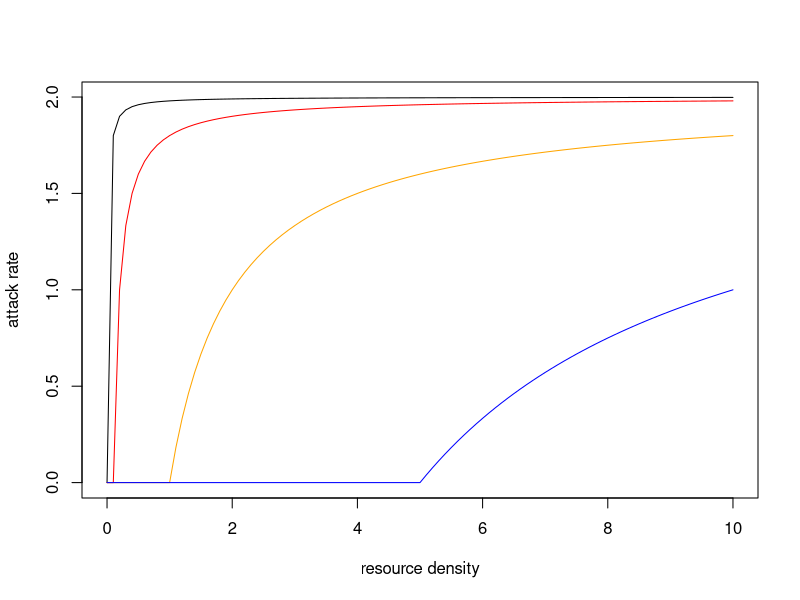
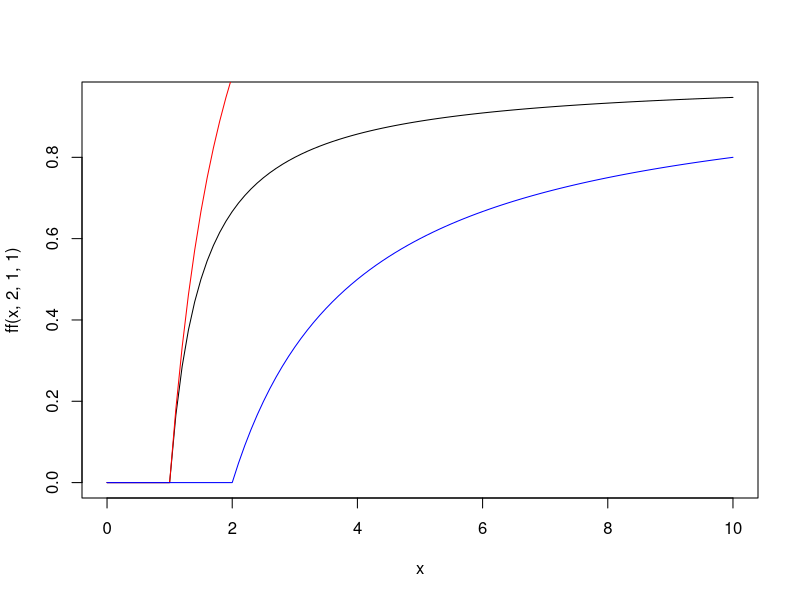
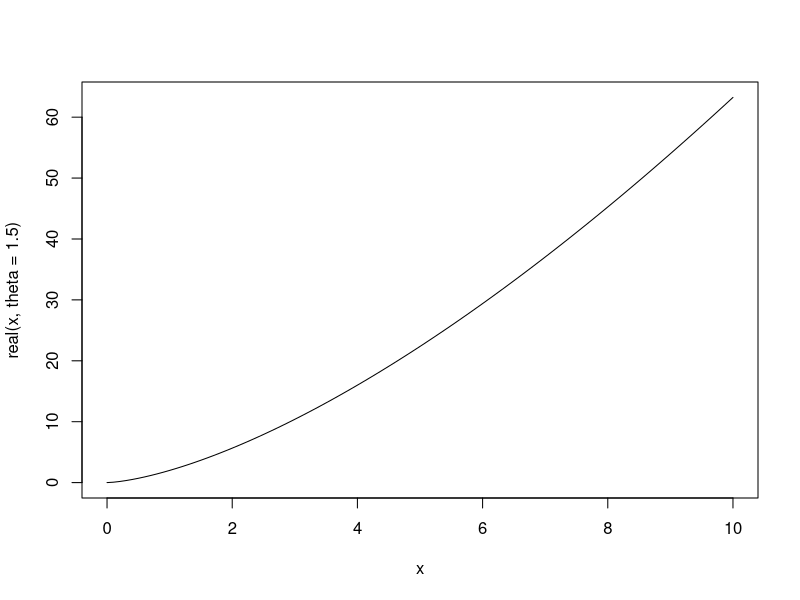
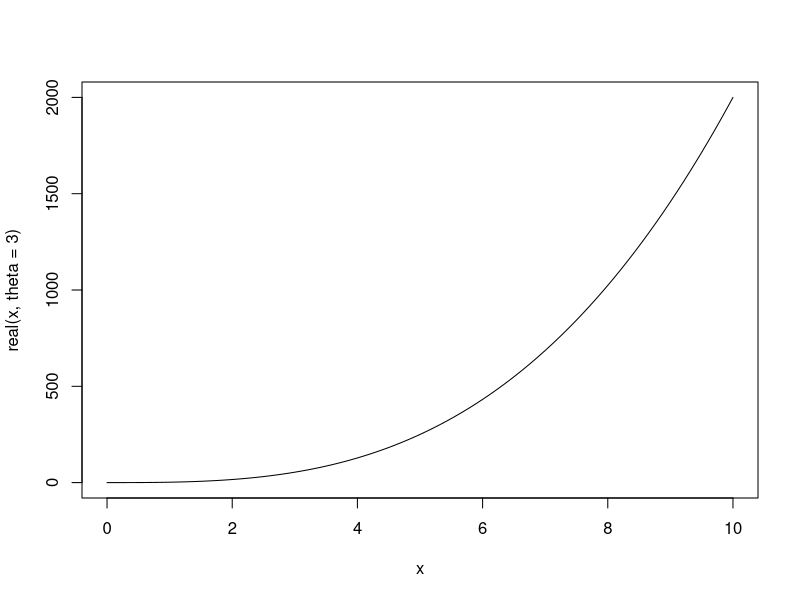
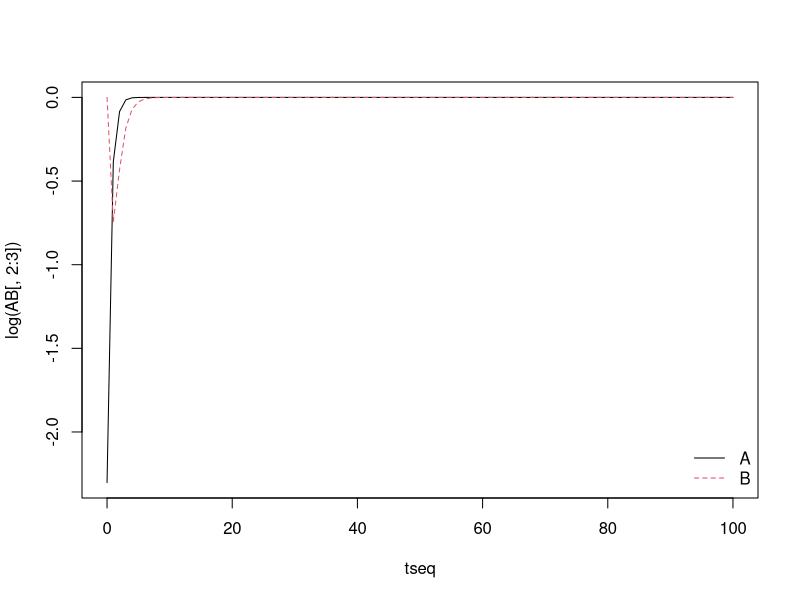
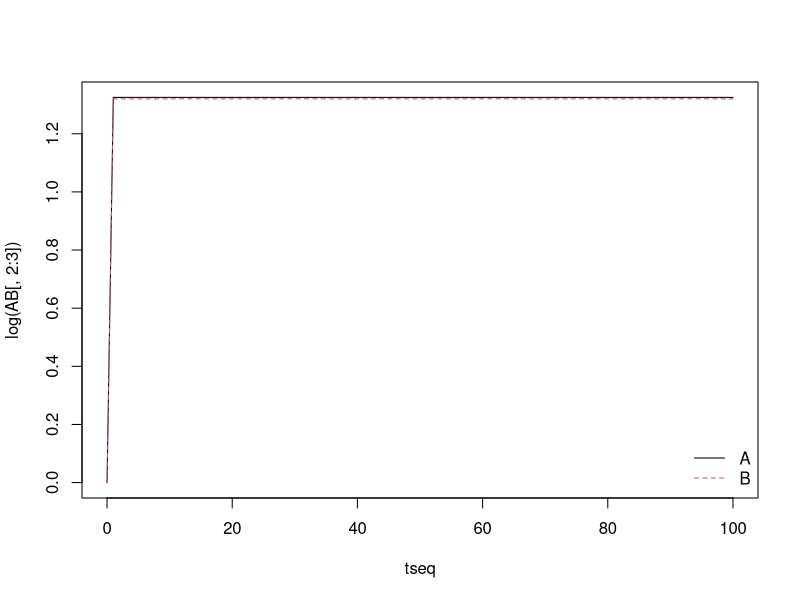
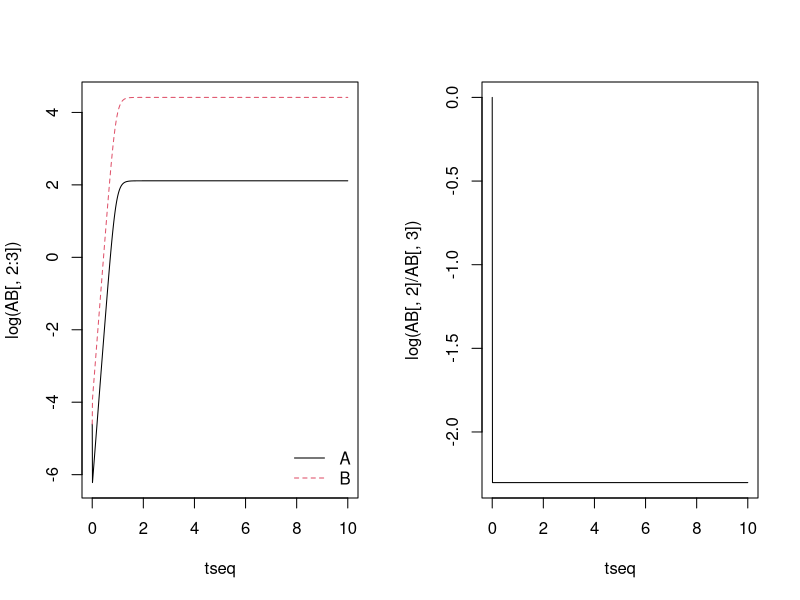
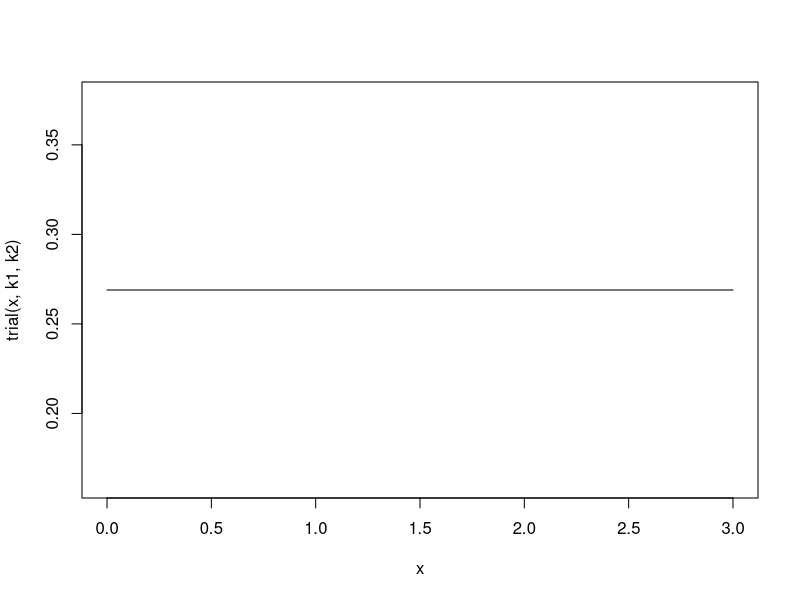

The R source for these figures, in order:
### Effects of refuges on attack rates and functional response ###

# Prey always find refuges ------------------------------------------------

af <- function(x,a,p){
  ifelse(x<=p,0,a*(x-p)/x)
}
curve(af(x,2,0.01),xlim=c(0,10),xlab="resource density",ylab="attack rate")
curve(af(x,2,0.1),xlim=c(0,10),add=T,col="red")
curve(af(x,2,1),xlim=c(0,10),add=T,col="orange")
curve(af(x,2,5),xlim=c(0,10),add=T,col="blue")

# Prey find refuges with probability p ------------------------------------
# (or spend a fraction of their time p in them)

ff <- function(x,a,h,p){
  ifelse(x<=p,0,a*(x-p)/(1+a*h*(x-p)) )
}
curve(ff(x,2,1,1),xlim=c(0,10))
curve(af(x,2,1),add=T,col="red")
curve(af(x,1,2),add=T,col="blue")

# Hill function -----------------------------------------------------------

real <- function(x,a=2,h=2,theta=1.5){
  a*x^theta
}
  # from Real / Hill functional response 
curve(real(x,theta=1.5),xlim=c(0,10))
curve(real(x,theta=3),xlim=c(0,10))

# Turchin models ----------------------------------------------------------

require(deSolve)
tseq <- 0:100
dAB <- function(t,y,parms){
  A <- y[1]
  B <- y[2]
  with(parms, {
    dA <- b*B - a*A
    dB <- a*A - b*B
    list(c(dA=dA,dB=dB))
  })
}
AB <- ode(y=c(2,1),times=tseq,func=dAB,parms=list(a=1,b=2))

dAB <- function(t,y,parms){
  A <- y[1]
  B <- y[2]
  with(parms, {
    dA <- (c*B + r*A)*(1-A/m)
    dB <- s*A - c*B*(1-A/m) - d*B
    list(c(dA=dA,dB=dB))
  })
}

s <- 1
c <- 1
m <- 1
d <- 1
r <- 1
AB <- ode(y=c(0.1,1),times=tseq,func=dAB,parms=list(s=s,c=c,m=m,d=d,r=r))
matplot(tseq,log(AB[,2:3]),type="l")
legend("bottomright",legend=LETTERS[1:2],col=1:2,lty=1:2,bty="n")

# Migration models --------------------------------------------------------

require(deSolve)
tseq <- 0:100

dAB <- function(t,y,parms){
  A <- y[1]
  B <- y[2]
  with(parms, {
    dA <- b*(A+B) - d*(A+B)^2 + m2*B*(1-A/k2) - m1*A*(1-B/k1)
    dB <- b*(A+B) - d*(A+B)^2 + m1*A*(1-B/k1) - m2*B*(1-A/k2) - x*B
    list(c(dA=dA,dB=dB))
  })
}

mypars <- list(
  b = 10,
  d = 1,
  m1 = 1000,
  m2 = 1000,
  k1 = 0.001,
  k2 = 0.001,
  x = 10
)

AB <- ode(y=c(1,1),times=tseq,func=dAB,parms=mypars)
matplot(tseq,log(AB[,2:3]),type="l")
legend("bottomright",legend=LETTERS[1:2],col=1:2,lty=1:2,bty="n")

# Abrams models -----------------------------------------------------------

require(deSolve)
tseq <- seq(0,10,length.out=1000)

dAB <- function(t,y,parms){
  A <- y[1]
  B <- y[2]
  with(parms, {
    dA <- A * (b - (A+B)/k - m1) + m2*B
    dB <- B * (b*0.01 - (A+B)/k - x - m2) + m1*A
    list(c(dA=dA,dB=dB))
  })
}

mypars <- list(
  b = 1000,
  k = 10,
  m1 = 10^8,
  m2 = 10^7,
  x = 100
)

par(mfrow=c(1,2))
AB <- ode(y=c(0.01,0.01),times=tseq,func=dAB,parms=mypars)
matplot(tseq,log(AB[,2:3]),type="l")
legend("bottomright",legend=LETTERS[1:2],col=1:2,lty=1:2,bty="n")
plot(log(AB[,2]/AB[,3])~tseq,type="l")

tail(AB)

# Refuge functions --------------------------------------------------------

par(mfrow=c(1,1))
trial <- function(R,k1,k2){
  plogis(k1 - k2 + R*0)
}
k1 <- 1
k2 <- 2
curve(trial(x,k1,k2),xlim=c(0,k1+k2))
abline(h=log(k1/k2),col="red",lty=2)

# Resource selection functions --------------------------------------------

curve(plogis(1 + 1*x)/(plogis(1 + 1*x)+plogis(1 + 1*x)),xlim=c(0,5))


# Predation isodars -------------------------------------------------------

mu <- 1 # mortality from consumers
Nseq <- 10^(seq(-2,2,length.out=100))
r <- 10
k <- 50
logistic <- function(N,r,k,mu){
  r * (1-N/k) - mu
}
par(mfrow=c(1,1))
plot(logistic(Nseq,r,k,mu=0)~Nseq,type="l")
lines(logistic(Nseq,r,k,mu=mu)~Nseq,lty=2)
abline(h=0,lty=3)
abline(v=k,lty=3)

N1fun <- function(N2,r1,r2,k1,k2,x){
  k1*(x/r1 - (r2/r1)*(1-N2/k2) + 1)
}

curve(
  N1fun(x,r1=5,r2=10,k1=50,k2=100,x=1)/(x+N1fun(x,r1=5,r2=10,k1=50,k2=100,x=1)),
                                        xlim=c(0,100),ylim=c(0,1)
                                        )
curve(N1fun(x,r1=5,r2=10,k1=50,k2=100,x=10)/x,add=T,lty=2)
abline(h=1,lty=3)

# oddfun <- function(N2,r1,r2,k1,k2,x){
#   plogis( log( 1 / ( ((r2-r1)*k2)/(r2*N2) + r1/r2 * k2/k1 ) ) )
# }
oddfun <- function(N2,r1,r2,k1,k2,x){
  plogis( log( k1/r1 * ( (r1 - r2 + x)/N2 + r2/k2 ) ) )
}
curve(oddfun(N2=x,r1=4,r2=5,k1=80,k2=100,x=0),xlim=c(0,100),ylim=c(0,1))
curve(oddfun(N2=x,r1=4,r2=5,k1=80,k2=100,x=0.5),add=T,lty=2)
curve(oddfun(N2=x,r1=4,r2=5,k1=80,k2=100,x=1),add=T,lty=3)
curve(oddfun(N2=x,r1=4,r2=5,k1=80,k2=100,x=2),add=T,lty=4)
curve(oddfun(N2=x,r1=4,r2=5,k1=80,k2=100,x=5),add=T,lty=5)
curve(oddfun(N2=x,r1=5,r2=5,k1=100,k2=100,x=0),add=T,lty=5)

curve(oddfun(N2=25,r1=5,r2=5,k1=100,k2=100,x=x),xlim=c(0,100),ylim=c(0,1))
curve(oddfun(N2=50,r1=5,r2=5,k1=100,k2=100,x=x),add=T,lty=2)
curve(oddfun(N2=75,r1=5,r2=5,k1=100,k2=100,x=x),add=T,lty=3)
curve(oddfun(N2=100,r1=5,r2=5,k1=100,k2=100,x=x),add=T,lty=4)

oddfun2 <- function(N2,r,k,x){
  plogis( log( 1 - (x*k)/(r*N2) ) )
}
curve(oddfun2(N2=x,r=5,k=100,x=1),xlim=c(0,100),ylim=c(0,1))
curve(oddfun2(N2=x,r=5,k=100,x=-1),add=T,lty=2)

N2isofun <- function(N1,r,k,x){
  N1 + x*k/r
}
par(mar=c(4,4,4,4))
curve(N2isofun(N1=x,r=5,k=100,x=1),xlim=c(0,100),ylim=c(0,100))
curve(N2isofun(N1=x,r=5,k=100,x=-1),add=T,lty=2)


# ESS ---------------------------------------------------------------------

ess <- function(N,r,k,x){
  p <- 1/2 - k*x / (4*r*N)
  p[p<=0] <- 0
  p[p>=1] <- 1
  return(p)
  # 1/2 - k*x / (4*r*N)
}
curve(ess(N=x,r=5,k=100,x=0.5),xlim=c(0,200),ylim=c(0,1))
curve(ess(N=x,r=5,k=100,x=1),add=T,lty=2)
curve(ess(N=x,r=5,k=100,x=2),add=T,lty=3)
curve(ess(N=x,r=5,k=100,x=5),add=T,lty=5)

curve(x*ess(N=x,r=5,k=100,x=1)/(1+1*x*ess(N=x,r=5,k=100,x=1)),
      xlim=c(0,100),ylim=c(0,1))

ess2 <- function(N,r,k,x,c){
  # p <- (2*r*N - k*x) / (2*r*N*(1+c)) 
  p <- 1/(1+c) - k*x / (2*r*N*(1+c)) 
  # p[p<=0] <- 0
  # p[p>=1] <- 1
  return(p)
  # 1/2 - k*x / (4*r*N)
}
curve(ess2(N=x,r=5,k=100,x=2,c=0.25),xlim=c(0,100),ylim=c(0,1))
curve(ess2(N=x,r=5,k=100,x=2,c=0.5),add=T,lty=2)
curve(ess2(N=x,r=5,k=100,x=2,c=1),add=T,lty=3)
curve(ess2(N=x,r=5,k=100,x=2,c=2),add=T,lty=4)

curve(ess2(N=x,r=5,k=100,x=1,c=0.25),add=T,lty=1,col="red")
curve(ess2(N=x,r=5,k=100,x=1,c=0.5),add=T,lty=2,col="red")
curve(ess2(N=x,r=5,k=100,x=1,c=1),add=T,lty=3,col="red")
curve(ess2(N=x,r=5,k=100,x=1,c=2),add=T,lty=4,col="red")

curve(ess2(N=x,r=5,k=100,x=0,c=2),add=T,lty=4)

# Mixed DD functions ------------------------------------------------------

dN <- function(N,r,k,x,c){
  p <- (2*r*N - k*x) / (2*r*N*(1+c)) 
  p[p<=0] <- 0
  p[p>=1] <- 1
  dN <- p*r*(1-p*c*N/k) + (1-p)*(r*(1-(1-p)*N/k)+x)
  return(dN)
  # 1/2 - k*x / (4*r*N)
}

curve(dN(N=x,r=5,k=100,x=2,c=0.25),xlim=c(0,1000))
curve(dN(N=x,r=5,k=100,x=2,c=0.5),add=T,lty=2)
curve(dN(N=x,r=5,k=100,x=2,c=1),add=T,lty=3)
curve(dN(N=x,r=5,k=100,x=2,c=2),add=T,lty=4)
abline(h=0,col="red")

# Theta-logistic ----------------------------------------------------------

ess3 <- function(N,r,k,x,theta){
  p <- 1/2 - x*(N/k)^-theta / (4*r)
  #p[p<=0] <- 0
  #p[p>=1] <- 1
  return(p)
}
curve(ess3(N=x,r=5,k=100,x=0.5,theta=100),xlim=c(0,200),ylim=c(0,1))
curve(ess3(N=x,r=5,k=100,x=1,theta=100),add=T,lty=2)
curve(ess3(N=x,r=5,k=100,x=2,theta=100),add=T,lty=3)
curve(ess3(N=x,r=5,k=100,x=5,theta=100),add=T,lty=5)

curve(5*(1-(x/100)^100),xlim=c(0,200))
curve(5*(1-(x/100)),add=T,lty=2)

# what it should look like:
inflow <- function(x,k=100){
  ifelse(x<=k,0,(x-k)/x)
}
curve(inflow(x),add=T,lty=2)
curve(inflow(x),xlim=c(0,500),ylim=c(0,1))

curve(1-ess2(N=x,r=5,k=100,x=-2,c=1000),xlim=c(0,100/1000),ylim=c(0,1))
  # k of protected 1000x bigger than that of unprotected
curve(ess2(N=x,r=5,k=100,x=2,c=0.001),xlim=c(0,500),ylim=c(0,1))
curve(ess2(N=x,r=5,k=100,x=2,c=0.01),add=T,lty=2)
curve(ess2(N=x,r=5,k=100,x=2,c=0.1),add=T,lty=3)
curve(ess2(N=x,r=5,k=100,x=2,c=1),add=T,lty=4)

curve(1-ess2(N=x,r=5,k=100,x=-5000,c=1000),xlim=c(0,200),ylim=c(0,1))
curve(inflow(x,k=50),add=T,lty=2)

curve(2+5*(1-(x/0.1)),xlim=c(0,0.1))
curve(5*(1-(x/100)),add=T,lty=2)

curve(ess2(N=x,r=5,k=100,x=-5000,c=1000)*x,xlim=c(0,200))
  # number of individuals in refuge remains constant

# Switch point ------------------------------------------------------------

Nswitch <- function(r,k,x,c){
  -k*x/(2*r*c)
}
Nswitch(r=5,k=100,x=-2,c=1000)
curve(log(Nswitch(r=5,k=100*x,x=-2,c=1000*x)),xlim=c(0,1000))
